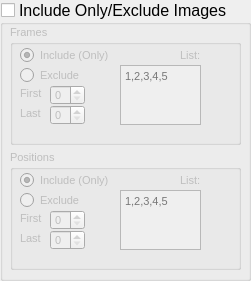
     <widget class="QGroupBox" name="Include">
      <property name="geometry">
       <rect>
        <x>10</x>
        <y>180</y>
        <width>251</width>
        <height>281</height>
       </rect>
      </property>
      <property name="font">
       <font>
        <pointsize>12</pointsize>
        <weight>50</weight>
        <bold>false</bold>
       </font>
      </property>
      <property name="title">
       <string>Include Only/Exclude Images  </string>
      </property>
      <property name="checkable">
       <bool>true</bool>
      </property>
      <property name="checked">
       <bool>false</bool>
      </property>
      <widget class="QGroupBox" name="groupBox_11">
       <property name="geometry">
        <rect>
         <x>10</x>
         <y>150</y>
         <width>231</width>
         <height>120</height>
        </rect>
       </property>
       <property name="font">
        <font>
         <pointsize>8</pointsize>
         <weight>50</weight>
         <bold>false</bold>
        </font>
       </property>
       <property name="title">
        <string>Positions</string>
       </property>
       <widget class="QRadioButton" name="radioButton_3">
        <property name="geometry">
         <rect>
          <x>10</x>
          <y>20</y>
          <width>95</width>
          <height>20</height>
         </rect>
        </property>
        <property name="text">
         <string>Include (Only)</string>
        </property>
        <property name="checked">
         <bool>true</bool>
        </property>
       </widget>
       <widget class="QRadioButton" name="radioButton_4">
        <property name="geometry">
         <rect>
          <x>10</x>
          <y>40</y>
          <width>95</width>
          <height>20</height>
         </rect>
        </property>
        <property name="text">
         <string>Exclude</string>
        </property>
       </widget>
       <widget class="QTextEdit" name="textEdit">
        <property name="geometry">
         <rect>
          <x>110</x>
          <y>40</y>
          <width>81</width>
          <height>60</height>
         </rect>
        </property>
        <property name="html">
         <string>&lt;!DOCTYPE HTML PUBLIC &quot;-//W3C//DTD HTML 4.0//EN&quot; &quot;http://www.w3.org/TR/REC-html40/strict.dtd&quot;&gt;
&lt;html&gt;&lt;head&gt;&lt;meta name=&quot;qrichtext&quot; content=&quot;1&quot; /&gt;&lt;style type=&quot;text/css&quot;&gt;
p, li { white-space: pre-wrap; }
&lt;/style&gt;&lt;/head&gt;&lt;body style=&quot; font-family:'Ubuntu'; font-size:8pt; font-weight:400; font-style:normal;&quot;&gt;
&lt;p style=&quot;-qt-paragraph-type:empty; margin-top:0px; margin-bottom:0px; margin-left:0px; margin-right:0px; -qt-block-indent:0; text-indent:0px; font-family:'MS Shell Dlg 2'; font-size:7.8pt;&quot;&gt;&lt;br /&gt;&lt;/p&gt;&lt;/body&gt;&lt;/html&gt;</string>
        </property>
        <property name="placeholderText">
         <string>1,2,3,4,5</string>
        </property>
       </widget>
       <widget class="QSpinBox" name="spinBox_4">
        <property name="geometry">
         <rect>
          <x>40</x>
          <y>60</y>
          <width>35</width>
          <height>20</height>
         </rect>
        </property>
        <property name="maximum">
         <number>1000</number>
        </property>
       </widget>
       <widget class="QSpinBox" name="spinBox_5">
        <property name="geometry">
         <rect>
          <x>40</x>
          <y>80</y>
          <width>35</width>
          <height>20</height>
         </rect>
        </property>
        <property name="maximum">
         <number>1000</number>
        </property>
       </widget>
       <widget class="QLabel" name="label_17">
        <property name="geometry">
         <rect>
          <x>10</x>
          <y>60</y>
          <width>41</width>
          <height>16</height>
         </rect>
        </property>
        <property name="text">
         <string>First</string>
        </property>
       </widget>
       <widget class="QLabel" name="label_18">
        <property name="geometry">
         <rect>
          <x>10</x>
          <y>80</y>
          <width>41</width>
          <height>16</height>
         </rect>
        </property>
        <property name="text">
         <string>Last</string>
        </property>
       </widget>
       <widget class="QLabel" name="label_19">
        <property name="geometry">
         <rect>
          <x>170</x>
          <y>22</y>
          <width>55</width>
          <height>16</height>
         </rect>
        </property>
        <property name="font">
         <font>
          <pointsize>8</pointsize>
          <weight>50</weight>
          <bold>false</bold>
         </font>
        </property>
        <property name="layoutDirection">
         <enum>Qt::RightToLeft</enum>
        </property>
        <property name="text">
         <string>List:</string>
        </property>
       </widget>
      </widget>
      <widget class="QGroupBox" name="groupBox_12">
       <property name="geometry">
        <rect>
         <x>10</x>
         <y>25</y>
         <width>231</width>
         <height>120</height>
        </rect>
       </property>
       <property name="font">
        <font>
         <pointsize>8</pointsize>
         <weight>50</weight>
         <bold>false</bold>
        </font>
       </property>
       <property name="title">
        <string>Frames</string>
       </property>
       <widget class="QRadioButton" name="radioButton_5">
        <property name="geometry">
         <rect>
          <x>10</x>
          <y>20</y>
          <width>95</width>
          <height>20</height>
         </rect>
        </property>
        <property name="text">
         <string>Include (Only)</string>
        </property>
        <property name="checked">
         <bool>true</bool>
        </property>
       </widget>
       <widget class="QRadioButton" name="radioButton_6">
        <property name="geometry">
         <rect>
          <x>10</x>
          <y>40</y>
          <width>95</width>
          <height>20</height>
         </rect>
        </property>
        <property name="text">
         <string>Exclude</string>
        </property>
       </widget>
       <widget class="QTextEdit" name="textEdit_3">
        <property name="geometry">
         <rect>
          <x>110</x>
          <y>40</y>
          <width>81</width>
          <height>60</height>
         </rect>
        </property>
        <property name="html">
         <string>&lt;!DOCTYPE HTML PUBLIC &quot;-//W3C//DTD HTML 4.0//EN&quot; &quot;http://www.w3.org/TR/REC-html40/strict.dtd&quot;&gt;
&lt;html&gt;&lt;head&gt;&lt;meta name=&quot;qrichtext&quot; content=&quot;1&quot; /&gt;&lt;style type=&quot;text/css&quot;&gt;
p, li { white-space: pre-wrap; }
&lt;/style&gt;&lt;/head&gt;&lt;body style=&quot; font-family:'Ubuntu'; font-size:8pt; font-weight:400; font-style:normal;&quot;&gt;
&lt;p style=&quot;-qt-paragraph-type:empty; margin-top:0px; margin-bottom:0px; margin-left:0px; margin-right:0px; -qt-block-indent:0; text-indent:0px; font-family:'MS Shell Dlg 2'; font-size:7.8pt;&quot;&gt;&lt;br /&gt;&lt;/p&gt;&lt;/body&gt;&lt;/html&gt;</string>
        </property>
        <property name="placeholderText">
         <string>1,2,3,4,5</string>
        </property>
       </widget>
       <widget class="QSpinBox" name="spinBox_8">
        <property name="geometry">
         <rect>
          <x>40</x>
          <y>60</y>
          <width>35</width>
          <height>20</height>
         </rect>
        </property>
        <property name="maximum">
         <number>1000</number>
        </property>
       </widget>
       <widget class="QSpinBox" name="spinBox_9">
        <property name="geometry">
         <rect>
          <x>40</x>
          <y>80</y>
          <width>35</width>
          <height>20</height>
         </rect>
        </property>
        <property name="maximum">
         <number>1000</number>
        </property>
       </widget>
       <widget class="QLabel" name="label_20">
        <property name="geometry">
         <rect>
          <x>10</x>
          <y>60</y>
          <width>41</width>
          <height>16</height>
         </rect>
        </property>
        <property name="text">
         <string>First</string>
        </property>
       </widget>
       <widget class="QLabel" name="label_21">
        <property name="geometry">
         <rect>
          <x>10</x>
          <y>80</y>
          <width>41</width>
          <height>16</height>
         </rect>
        </property>
        <property name="text">
         <string>Last</string>
        </property>
       </widget>
       <widget class="QLabel" name="label_22">
        <property name="geometry">
         <rect>
          <x>170</x>
          <y>22</y>
          <width>55</width>
          <height>16</height>
         </rect>
        </property>
        <property name="text">
         <string>List:</string>
        </property>
       </widget>
      </widget>
     </widget>
